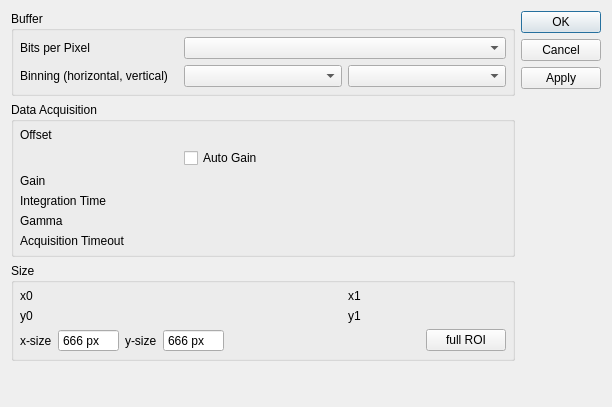
<?xml version="1.0" encoding="UTF-8"?>
<ui version="4.0">
 <class>DialogTucsen</class>
 <widget class="QDialog" name="DialogTucsen">
  <property name="geometry">
   <rect>
    <x>0</x>
    <y>0</y>
    <width>612</width>
    <height>407</height>
   </rect>
  </property>
  <property name="windowTitle">
   <string>Dialog</string>
  </property>
  <layout class="QHBoxLayout" name="horizontalLayout_2">
   <item>
    <layout class="QVBoxLayout" name="verticalLayout_2">
     <item>
      <widget class="QGroupBox" name="groupBoxBinning">
       <property name="enabled">
        <bool>true</bool>
       </property>
       <property name="title">
        <string>Buffer</string>
       </property>
       <layout class="QGridLayout" name="gridLayout_3">
        <property name="leftMargin">
         <number>6</number>
        </property>
        <property name="topMargin">
         <number>6</number>
        </property>
        <property name="rightMargin">
         <number>6</number>
        </property>
        <property name="bottomMargin">
         <number>6</number>
        </property>
        <item row="0" column="0">
         <widget class="QLabel" name="label_bpp_2">
          <property name="text">
           <string>Bits per Pixel</string>
          </property>
         </widget>
        </item>
        <item row="0" column="1" colspan="2">
         <widget class="QComboBox" name="comboBppMode">
          <property name="enabled">
           <bool>true</bool>
          </property>
          <property name="currentIndex">
           <number>-1</number>
          </property>
         </widget>
        </item>
        <item row="1" column="0">
         <widget class="QLabel" name="label_bpp_3">
          <property name="text">
           <string>Binning (horizontal, vertical)</string>
          </property>
         </widget>
        </item>
        <item row="1" column="1">
         <widget class="QComboBox" name="comboBinHor"/>
        </item>
        <item row="1" column="2">
         <widget class="QComboBox" name="comboBinVer"/>
        </item>
       </layout>
      </widget>
     </item>
     <item>
      <widget class="QGroupBox" name="groupBoxIntegration">
       <property name="enabled">
        <bool>true</bool>
       </property>
       <property name="title">
        <string>Data Acquisition</string>
       </property>
       <layout class="QGridLayout" name="gridLayout">
        <property name="leftMargin">
         <number>6</number>
        </property>
        <property name="topMargin">
         <number>6</number>
        </property>
        <property name="rightMargin">
         <number>6</number>
        </property>
        <property name="bottomMargin">
         <number>6</number>
        </property>
        <item row="7" column="0">
         <widget class="QLabel" name="label_gain_4">
          <property name="text">
           <string>Acquisition Timeout</string>
          </property>
         </widget>
        </item>
        <item row="2" column="0">
         <widget class="QLabel" name="label_gain">
          <property name="text">
           <string>Gain</string>
          </property>
         </widget>
        </item>
        <item row="2" column="1" colspan="2">
         <widget class="SliderWidget" name="sliderGain" native="true">
          <property name="decimals" stdset="0">
           <number>2</number>
          </property>
          <property name="maximum" stdset="0">
           <double>100.000000000000000</double>
          </property>
          <property name="suffix" stdset="0">
           <string> dB</string>
          </property>
         </widget>
        </item>
        <item row="7" column="1" colspan="2">
         <widget class="DoubleSpinBox" name="spinTimeout" native="true">
          <property name="suffix" stdset="0">
           <string> s</string>
          </property>
          <property name="decimals" stdset="0">
           <number>1</number>
          </property>
          <property name="maximum" stdset="0">
           <double>100000.000000000000000</double>
          </property>
         </widget>
        </item>
        <item row="1" column="1" colspan="2">
         <widget class="QCheckBox" name="checkGainAuto">
          <property name="text">
           <string>Auto Gain</string>
          </property>
         </widget>
        </item>
        <item row="4" column="1" colspan="2">
         <widget class="SliderWidget" name="sliderIntegrationTime" native="true">
          <property name="decimals" stdset="0">
           <number>0</number>
          </property>
          <property name="singleStep" stdset="0">
           <double>1.000000000000000</double>
          </property>
          <property name="maximum" stdset="0">
           <double>257.000000000000000</double>
          </property>
          <property name="suffix" stdset="0">
           <string>ms</string>
          </property>
         </widget>
        </item>
        <item row="4" column="0">
         <widget class="QLabel" name="label_integration_time">
          <property name="text">
           <string>Integration Time</string>
          </property>
         </widget>
        </item>
        <item row="0" column="1" colspan="2">
         <widget class="SliderWidget" name="sliderOffset" native="true">
          <property name="decimals" stdset="0">
           <number>1</number>
          </property>
          <property name="maximum" stdset="0">
           <double>100.000000000000000</double>
          </property>
          <property name="suffix" stdset="0">
           <string/>
          </property>
          <property name="popupSlider" stdset="0">
           <bool>false</bool>
          </property>
          <property name="invertedAppearance" stdset="0">
           <bool>false</bool>
          </property>
          <property name="invertedControls" stdset="0">
           <bool>false</bool>
          </property>
         </widget>
        </item>
        <item row="0" column="0">
         <widget class="QLabel" name="label_offset">
          <property name="text">
           <string>Offset</string>
          </property>
         </widget>
        </item>
        <item row="6" column="0">
         <widget class="QLabel" name="label_gamma">
          <property name="text">
           <string>Gamma</string>
          </property>
         </widget>
        </item>
        <item row="6" column="1" colspan="2">
         <widget class="SliderWidget" name="sliderGamma" native="true">
          <property name="decimals" stdset="0">
           <number>2</number>
          </property>
          <property name="singleStep" stdset="0">
           <double>0.100000000000000</double>
          </property>
          <property name="maximum" stdset="0">
           <double>1.000000000000000</double>
          </property>
          <property name="suffix" stdset="0">
           <string/>
          </property>
         </widget>
        </item>
       </layout>
      </widget>
     </item>
     <item>
      <widget class="QGroupBox" name="groupBoxSize">
       <property name="enabled">
        <bool>true</bool>
       </property>
       <property name="title">
        <string>Size</string>
       </property>
       <layout class="QVBoxLayout" name="verticalLayout">
        <property name="leftMargin">
         <number>6</number>
        </property>
        <property name="topMargin">
         <number>6</number>
        </property>
        <property name="rightMargin">
         <number>6</number>
        </property>
        <property name="bottomMargin">
         <number>6</number>
        </property>
        <item>
         <layout class="QGridLayout" name="gridLayout_2">
          <item row="0" column="0">
           <widget class="QLabel" name="lblx0">
            <property name="text">
             <string>x0</string>
            </property>
           </widget>
          </item>
          <item row="0" column="1">
           <widget class="RangeWidget" name="rangeX01" native="true">
            <property name="maximum" stdset="0">
             <number>6000</number>
            </property>
            <property name="maximumValue" stdset="0">
             <number>99</number>
            </property>
            <property name="prefix" stdset="0">
             <string/>
            </property>
            <property name="suffix" stdset="0">
             <string/>
            </property>
            <property name="tickInterval" stdset="0">
             <number>5</number>
            </property>
            <property name="autoSpinBoxWidth" stdset="0">
             <bool>true</bool>
            </property>
            <property name="tracking" stdset="0">
             <bool>false</bool>
            </property>
            <property name="decimals" stdset="0">
             <number>0</number>
            </property>
           </widget>
          </item>
          <item row="0" column="2">
           <widget class="QLabel" name="lblx1">
            <property name="text">
             <string>x1</string>
            </property>
           </widget>
          </item>
          <item row="1" column="0">
           <widget class="QLabel" name="lbly0">
            <property name="text">
             <string>y0</string>
            </property>
           </widget>
          </item>
          <item row="1" column="1">
           <widget class="RangeWidget" name="rangeY01" native="true">
            <property name="singleStep" stdset="0">
             <number>2</number>
            </property>
            <property name="maximum" stdset="0">
             <number>4000</number>
            </property>
            <property name="maximumValue" stdset="0">
             <number>99</number>
            </property>
            <property name="prefix" stdset="0">
             <string/>
            </property>
            <property name="suffix" stdset="0">
             <string/>
            </property>
            <property name="tickInterval" stdset="0">
             <number>5</number>
            </property>
            <property name="autoSpinBoxWidth" stdset="0">
             <bool>true</bool>
            </property>
            <property name="tracking" stdset="0">
             <bool>false</bool>
            </property>
            <property name="decimals" stdset="0">
             <number>0</number>
            </property>
           </widget>
          </item>
          <item row="1" column="2">
           <widget class="QLabel" name="lbly1">
            <property name="text">
             <string>y1</string>
            </property>
           </widget>
          </item>
         </layout>
        </item>
        <item>
         <layout class="QHBoxLayout" name="horizontalLayout">
          <item>
           <widget class="QLabel" name="label_sizeX">
            <property name="text">
             <string>x-size</string>
            </property>
           </widget>
          </item>
          <item>
           <widget class="QSpinBox" name="spinSizeX">
            <property name="enabled">
             <bool>true</bool>
            </property>
            <property name="readOnly">
             <bool>true</bool>
            </property>
            <property name="buttonSymbols">
             <enum>QAbstractSpinBox::ButtonSymbols::NoButtons</enum>
            </property>
            <property name="keyboardTracking">
             <bool>false</bool>
            </property>
            <property name="suffix">
             <string> px</string>
            </property>
            <property name="maximum">
             <number>10000</number>
            </property>
            <property name="value">
             <number>666</number>
            </property>
           </widget>
          </item>
          <item>
           <widget class="QLabel" name="lblsizey">
            <property name="text">
             <string>y-size</string>
            </property>
           </widget>
          </item>
          <item>
           <widget class="QSpinBox" name="spinSizeY">
            <property name="enabled">
             <bool>true</bool>
            </property>
            <property name="readOnly">
             <bool>true</bool>
            </property>
            <property name="buttonSymbols">
             <enum>QAbstractSpinBox::ButtonSymbols::NoButtons</enum>
            </property>
            <property name="suffix">
             <string> px</string>
            </property>
            <property name="maximum">
             <number>10000</number>
            </property>
            <property name="value">
             <number>666</number>
            </property>
           </widget>
          </item>
          <item>
           <spacer name="horizontalSpacer_2">
            <property name="orientation">
             <enum>Qt::Orientation::Horizontal</enum>
            </property>
            <property name="sizeHint" stdset="0">
             <size>
              <width>40</width>
              <height>20</height>
             </size>
            </property>
           </spacer>
          </item>
          <item>
           <widget class="QPushButton" name="btnFullROI">
            <property name="text">
             <string>full ROI</string>
            </property>
           </widget>
          </item>
         </layout>
        </item>
       </layout>
      </widget>
     </item>
     <item>
      <spacer name="verticalSpacer">
       <property name="orientation">
        <enum>Qt::Orientation::Vertical</enum>
       </property>
       <property name="sizeHint" stdset="0">
        <size>
         <width>20</width>
         <height>40</height>
        </size>
       </property>
      </spacer>
     </item>
    </layout>
   </item>
   <item>
    <layout class="QVBoxLayout" name="verticalLayout_3">
     <item>
      <widget class="QDialogButtonBox" name="buttonBox">
       <property name="orientation">
        <enum>Qt::Orientation::Vertical</enum>
       </property>
       <property name="standardButtons">
        <set>QDialogButtonBox::StandardButton::Apply|QDialogButtonBox::StandardButton::Cancel|QDialogButtonBox::StandardButton::Ok</set>
       </property>
      </widget>
     </item>
    </layout>
   </item>
  </layout>
 </widget>
 <customwidgets>
  <customwidget>
   <class>DoubleSpinBox</class>
   <extends>QWidget</extends>
   <header>doubleSpinBox.h</header>
  </customwidget>
  <customwidget>
   <class>RangeWidget</class>
   <extends>QWidget</extends>
   <header>rangeWidget.h</header>
  </customwidget>
  <customwidget>
   <class>SliderWidget</class>
   <extends>QWidget</extends>
   <header>sliderWidget.h</header>
  </customwidget>
 </customwidgets>
 <resources/>
 <connections>
  <connection>
   <sender>checkGainAuto</sender>
   <signal>toggled(bool)</signal>
   <receiver>sliderGain</receiver>
   <slot>setDisabled(bool)</slot>
   <hints>
    <hint type="sourcelabel">
     <x>162</x>
     <y>147</y>
    </hint>
    <hint type="destinationlabel">
     <x>161</x>
     <y>166</y>
    </hint>
   </hints>
  </connection>
 </connections>
</ui>
